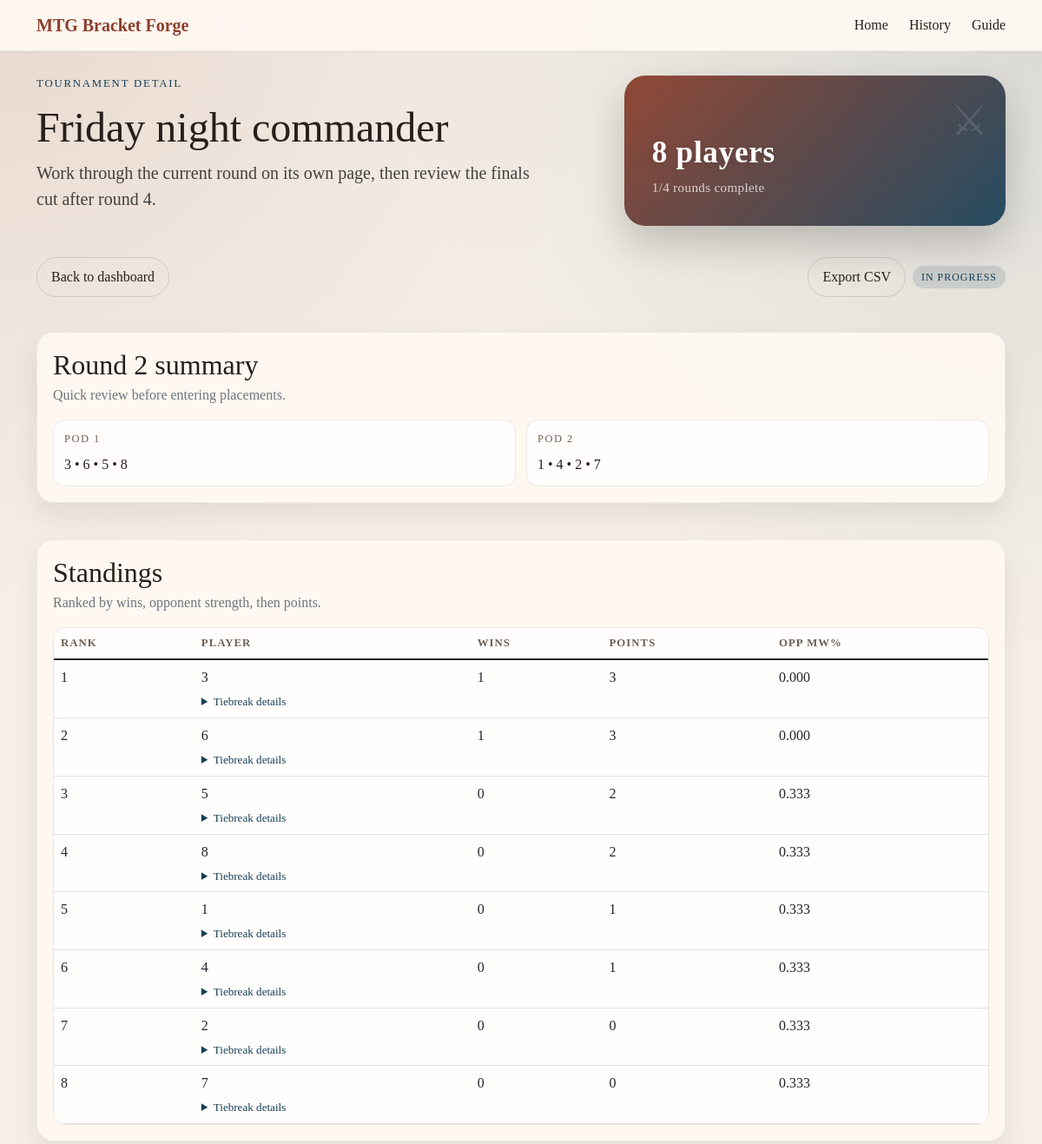
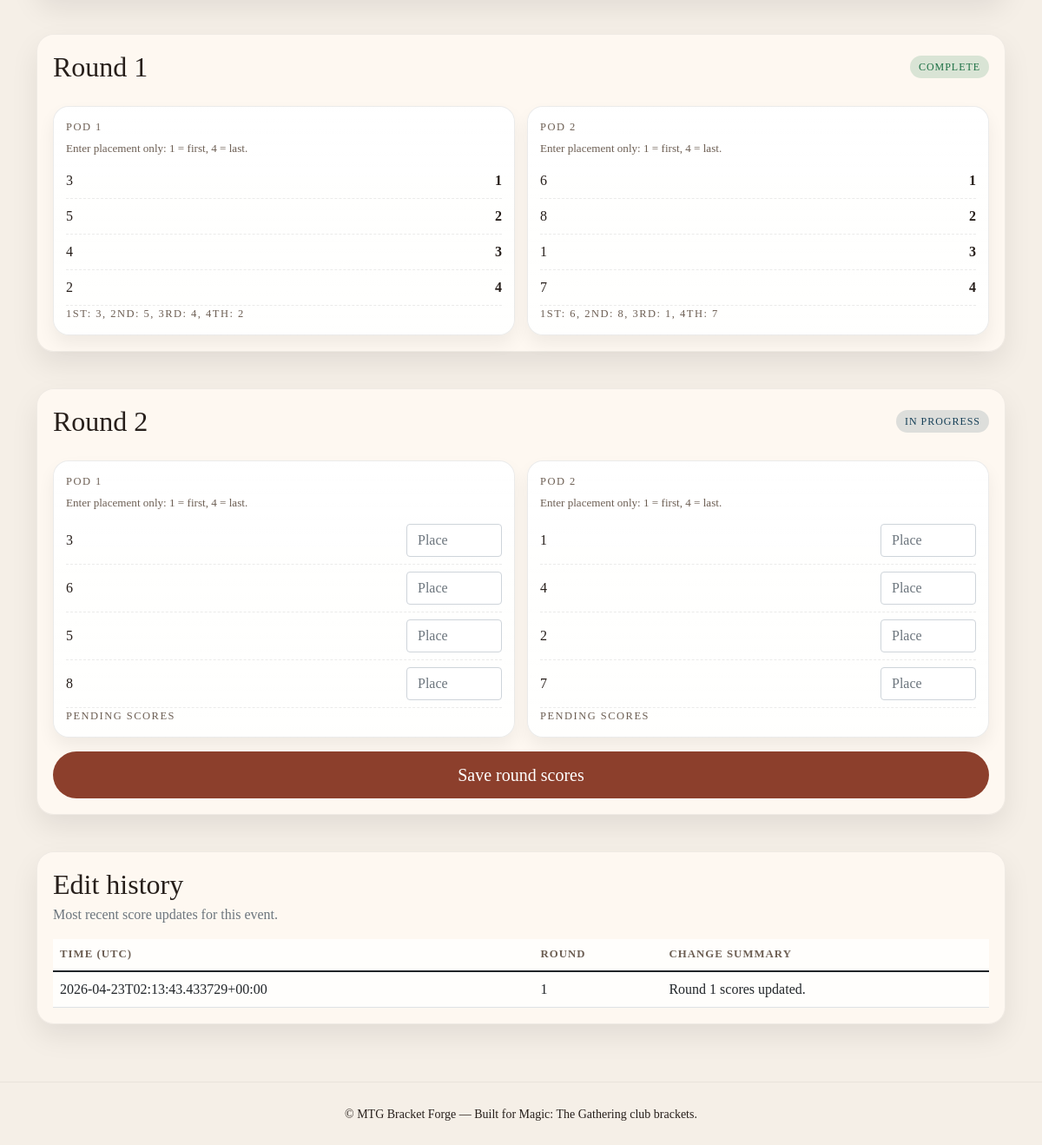
The app's page /tournaments/7 with its own data (2 pictures, top to bottom).
### tables this page shows
CREATE TABLE tournaments (
                id INTEGER PRIMARY KEY AUTOINCREMENT,
                name TEXT NOT NULL,
                player_count INTEGER NOT NULL,
                player_names_json TEXT NOT NULL,
                pairing_order_json TEXT NOT NULL,
                round_scores_json TEXT NOT NULL DEFAULT '{}',
                finals_scores_json TEXT NOT NULL DEFAULT '{}',
                status TEXT NOT NULL DEFAULT 'in progress',
                champion_name TEXT,
                created_at TEXT NOT NULL DEFAULT (datetime('now')),
                updated_at TEXT NOT NULL DEFAULT (datetime('now'))
            , edit_history_json TEXT NOT NULL DEFAULT '[]');

### app.py (the view, shortened to what this page needs)
@app.route('/tournaments/<int:tournament_id>', methods=['GET', 'POST'])
def tournament_detail(tournament_id):
    tournament = load_tournament(tournament_id)
    current_view = compute_tournament_view(tournament)
    validation_errors = []
    tournament = enrich_tournament(tournament)
    current_round = tournament['current_round']
    active_round = tournament['rounds'][current_round - 1] if current_round <= len(tournament['rounds']) else None
    round_summary = build_round_summary(active_round)
    return render_template(
        'tournament_detail.html',
        tournament=tournament,
        current_round=current_round,
        active_round=active_round,
        validation_errors=validation_errors,
        round_summary=round_summary,
    )

### templates/tournament_detail.html (shortened to what this page needs)
{% extends 'base.html' %}
{% block hero %}
<section class="sr-hero">
    <div class="container hero-grid">
        <div>
            <p class="sr-kicker">Tournament detail</p>
            <h1 class="display-5">{{ tournament.name }}</h1>
            <p class="lead">Work through the current round on its own page, then review the finals cut after round 4.</p>
        </div>
        <div class="sr-hero-card">
            <div>
                <h2>{{ tournament.player_count }} players</h2>
                <p>{{ tournament.completed_rounds }}/4 rounds complete</p>
            </div>
        </div>
    </div>
</section>
{% endblock %}
{% block content %}
<div class="row g-4">
    <div class="col-12">
        <div class="d-flex justify-content-between align-items-center flex-wrap gap-2 mb-3">
            <a href="{{ url_for('index') }}" class="button button-ghost">Back to dashboard</a>
            <div class="d-flex align-items-center gap-2">
                <a href="{{ url_for('export_tournament', tournament_id=tournament.id) }}" class="button button-ghost">Export CSV</a>
                <span class="status-pill {% if tournament.status == 'complete' %}status-complete{% endif %}">{{ tournament.status }}</span>
            </div>
        </div>
    </div>
    {% if round_summary and tournament.status != 'complete' %}
        <div class="col-12">
            <section class="sr-card">
                <div class="section-header mb-3">
                    <div>
                        <h2 class="mb-1">Round {{ current_round }} summary</h2>
                        <p class="text-muted mb-0">Quick review before entering placements.</p>
                    </div>
                </div>
                <div class="round-summary-grid">
                    {% for pod in round_summary %}
                        <article class="round-summary-card {% if pod.is_finals %}finals-pod{% endif %}">
                            <p class="match-head mb-2">{% if pod.is_finals %}FINALS{% else %}Pod {{ pod.pod_number }}{% endif %}</p>
                            <p class="mb-0">{{ pod.players|join(' • ') }}</p>
                        </article>
                    {% endfor %}
                </div>
            </section>
        </div>
    {% endif %}
    <div class="col-12">
        <section class="sr-card">
            <div class="section-header mb-3">
                <div>
                    <h2 class="mb-1">Standings</h2>
                    <p class="text-muted mb-0">Ranked by wins, opponent strength, then points.</p>
                </div>
            </div>
            <div class="standings-table-wrap">
                <table class="table standings-table">
                    <thead>
                        <tr>
                            <th>Rank</th>
                            <th>Player</th>
                            <th>Wins</th>
                            <th>Points</th>
                            <th>Opp MW%</th>
                        </tr>
                    </thead>
                    <tbody>
                        {% for row in tournament.standings %}
                            <tr>
                                <td>{{ row.rank }}</td>
                                <td>
                                    <span>{{ row.name }}</span>
                                    <details class="tiebreak-details">
                                        <summary>Tiebreak details</summary>
                                    </details>
                                </td>
                                <td>{{ row.wins }}</td>
                                <td>{{ row.points }}</td>
                                <td>{{ '%.3f'|format(row.opponent_match_win_pct) }}</td>
                            </tr>
                        {% endfor %}
                    </tbody>
                </table>
            </div>
        </section>
    </div>
    {% for round in tournament.rounds %}
        <div class="col-12">
            <section class="sr-card round-section">
                <div class="d-flex justify-content-between align-items-center flex-wrap gap-2">
                    <h2 class="mb-0">Round {{ round.round_number }}</h2>
                    <span class="status-pill {% if round.complete %}status-complete{% endif %}">{% if round.complete %}Complete{% else %}In progress{% endif %}</span>
                </div>
                {% if current_round == round.round_number and not round.complete %}
                    <form method="post" class="d-grid gap-3 mt-3">
                        <div class="bracket-grid">
                            {% for pod in round.pods %}
                                <article class="bracket-match pod-card {% if pod.is_finals %}finals-pod{% endif %}">
                                    <div class="match-head">{% if pod.is_finals %}FINALS{% else %}Pod {{ pod.pod_number }}{% endif %}</div>
                                    <p class="pod-instruction">Enter placement only: 1 = first, 4 = last.</p>
                                    {% for player in pod.players %}
                                        <label class="pod-line">
                                            <span>{{ player.name }}</span>
                                            {% if player.name == 'BYE' %}
                                                <input type="number" class="form-control" disabled value="0">
                                            {% else %}
                                                <input
                                                    type="number"
                                                    name="{{ player.field_name }}"
                                                    class="form-control"
                                                    min="1"
                                                    max="4"
                                                    step="1"
                                                    value="{{ player.raw_score }}"
                                                    placeholder="Place"
                                                >
                                            {% endif %}
                                        </label>
                                    {% endfor %}
                                    <div class="match-foot">{{ pod.result_text }}</div>
                                </article>
                            {% endfor %}
                        </div>
                        <button type="submit" class="sr-cta btn btn-lg">Save round scores</button>
                    </form>
                {% else %}
                    <div class="bracket-grid mt-3">
                        {% for pod in round.pods %}
                            <article class="bracket-match pod-card {% if pod.is_finals %}finals-pod{% endif %}">
                                <div class="match-head">{% if pod.is_finals %}FINALS{% else %}Pod {{ pod.pod_number }}{% endif %}</div>
                                <p class="pod-instruction">Enter placement only: 1 = first, 4 = last.</p>
                                {% for player in pod.players %}
                                    <div class="match-row">
                                        <span>{{ player.name }}</span>
                                        <strong>{% if player.raw_score != '' %}{{ player.raw_score }}{% else %}-{% endif %}</strong>
                                    </div>
                                {% endfor %}
                                <div class="match-foot">{{ pod.result_text }}</div>
                            </article>
                        {% endfor %}
                    </div>
                {% endif %}
            </section>
        </div>
    {% endfor %}
    {% if tournament.edit_history %}
        <div class="col-12">
            <section class="sr-card">
                <div class="section-header mb-3">
                    <div>
                        <h2 class="mb-1">Edit history</h2>
                        <p class="text-muted mb-0">Most recent score updates for this event.</p>
                    </div>
                </div>
                <div class="table-responsive">
                    <table class="table standings-table">
                        <thead>
                            <tr>
                                <th>Time (UTC)</th>
                                <th>Round</th>
                                <th>Change summary</th>
                            </tr>
                        </thead>
                        <tbody>
                            {% for edit in tournament.edit_history|reverse %}
                                <tr>
                                    <td>{{ edit.timestamp }}</td>
                                    <td>{{ edit.round_number }}</td>
                                    <td>Round {{ edit.round_number }} scores updated.</td>
                                </tr>
                            {% endfor %}
                        </tbody>
                    </table>
                </div>
            </section>
        </div>
    {% endif %}
</div>
{% endblock %}

### records on screen
tournaments: name "Friday night commander", player_count "8", status "IN PROGRESS"

### other values on screen
{{ site_name }} "MTG Bracket Forge"
{{ tournament.completed_rounds }} "1"
{{ current_round }} "2"
{{ pod.pod_number }} "1" "2"
{{ pod.players|join(' • ') }} "3 • 6 • 5 • 8" "1 • 4 • 2 • 7"
{{ row.rank }} "1" "2" "3" "4" "5" "6" "7" "8"
{{ row.name }} "3" "6" "5" "8" "1" "4" "2" "7"
{{ row.wins }} "1" "1" "0" "0" "0" "0" "0" "0"
{{ row.points }} "3" "3" "2" "2" "1" "1" "0" "0"
{{ '%.3f'|format(row.opponent_match_win_pct) }} "0.000" "0.000" "0.333" "0.333" "0.333" "0.333" "0.333" "0.333"
{{ round.round_number }} "1" "2"
{{ player.name }} "3" "5" "4" "2" "6" "8" "1" "7"
{{ player.raw_score }} "1" "2" "3" "4" "1" "2" "3" "4"
{{ pod.result_text }} "1ST: 3, 2ND: 5, 3RD: 4, 4TH: 2" "1ST: 6, 2ND: 8, 3RD: 1, 4TH: 7"
{{ player.name }} "3" "6" "5" "8" "1" "4" "2" "7"
